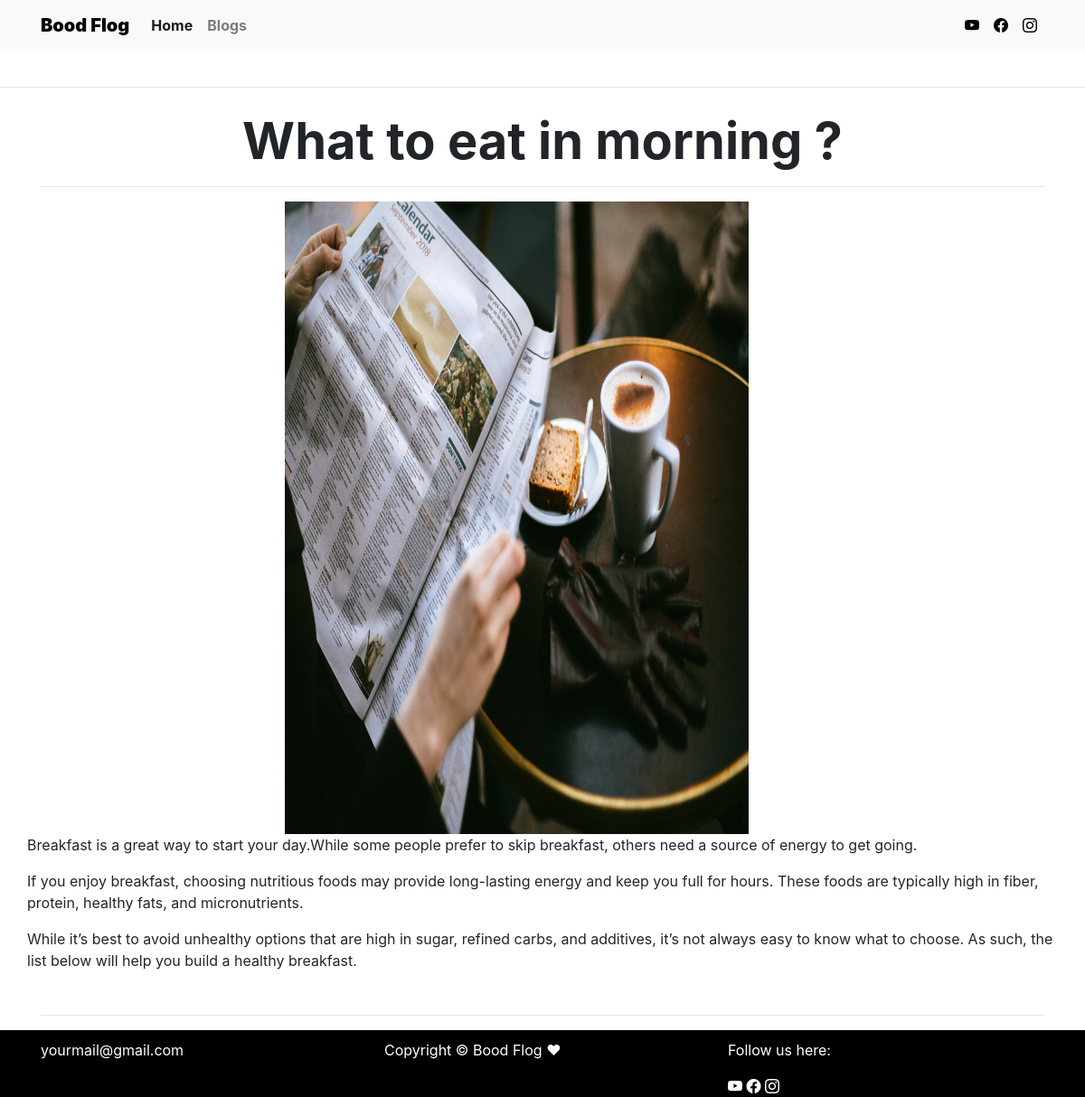
Screenshot of /blogs/mrng with the database file from the repository.
### blogs/models.py (models this page shows, shortened)
class Post(models.Model):
    post_id = models.AutoField(primary_key=True)
    title =models.CharField(max_length=250)
    content= HTMLField()
    url=models.CharField(max_length=100)
    image=models.ImageField(upload_to="post/")
    add_date=models.DateTimeField(auto_now_add=True,null=True)

### blogs/views.py (the view)
# urls.py: path('blogs/<slug:url>',views.post)
def post(request,url):
    post=Post.objects.get(url=url)
    data ={
        'post':post
    }
    return render(request,'post.html',data)

### templates/post.html (shortened to what this page needs)
{% extends 'blog_base.html' %}
{% load static %}
{% block content %}
<hr>
    <div class="container" style="padding-top: 10px;">
			<h1 class="display-4 secondfont mb-3 font-weight-bold" style="text-align: center;">{{post.title}}</h1>
			<hr>
	</div>
	<div class="col-md-6 container">
		<img src="/media/{{post.image}}" style="height:700px; width: 90%;">
	</div>
    <div class="container">
        <div class="row">
                <p class="me-4" data-aos="fade-up">{{post.content | safe }}
                </p>
        </div>
			<hr>
	</div>
{% endblock %}

### rows the page displays
Post: title "What to eat in morning ?", image (picture), content "Breakfast is a great way to start your day. While some people prefer to skip breakfast, others need a source of energy to get going. If you enjoy breakfast, choosing nutritious foods may provide long-lasting energy and keep you full for hours. These foods are typically high in fiber, protein, healthy fats, and micronutrients. While it’s best to avoid unhealthy options that are high in sugar, refined carbs, and additives, it’s not always easy to know what to choose. As such, the list below will help you build a healthy breakfast."
